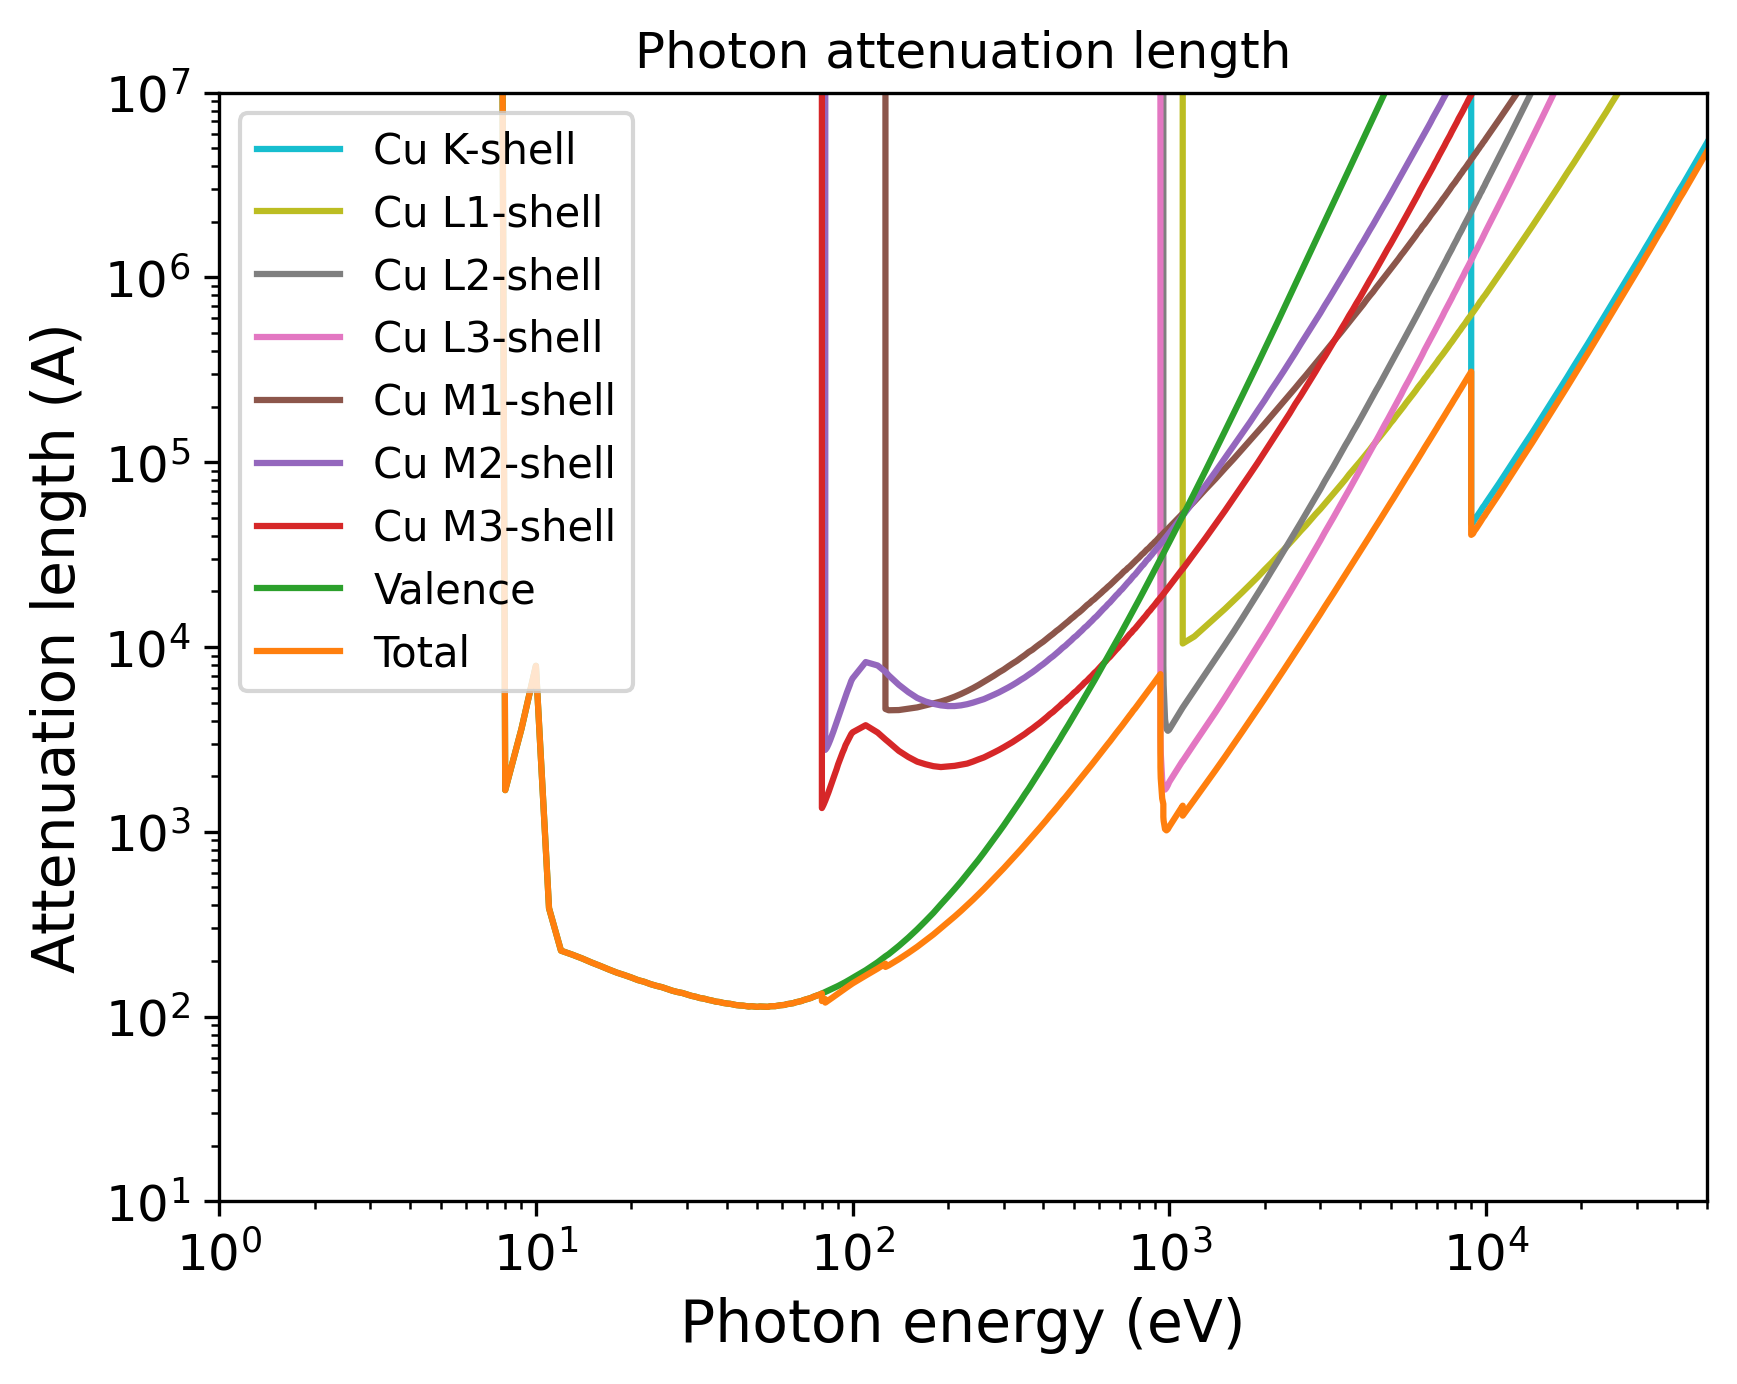

The script that saved this image:
import pandas as pd
import numpy as np
import matplotlib.pyplot as plt
import matplotlib.cm as cm
# Set the format:
plt.xlabel("Photon energy (eV)", fontsize=14)
plt.ylabel("Attenuation length (A)", fontsize=14)
plt.xticks(fontsize=12)
plt.yticks(fontsize=12)
plt.grid(False)
# Set the axes:
# Read the output file:
df = pd.read_csv(r"OUTPUT_Copper_Photon_IMFP.dat", sep=r'\s+', header=None, comment="#", skipinitialspace=True)
plt.xscale("log")
plt.yscale("log")
# Prepare the plot:
columns_to_plot = [ 1, 2, 3, 4, 5, 6, 7, 8, 9]
labels = [ "Cu K-shell", "Cu L1-shell", "Cu L2-shell", "Cu L3-shell", "Cu M1-shell", "Cu M2-shell", "Cu M3-shell", "Valence", "Total"]
# Create N distinct colors from a colormap
N = len(columns_to_plot)
colors = plt.cm.tab10(np.linspace(1, 0, 10))
# Set line styles:
linestyles = [ "-", "-", "-", "-", "-", "-", "-", "-", "-"]
for i, col in enumerate(columns_to_plot):
    color = colors[i % len(colors)]
    ls    = linestyles[i % len(linestyles)]
    label = labels[i % len(labels)]
    plt.plot(df.iloc[:, 0], df.iloc[:, col],
    color=color,
    label=label,
    linestyle=ls)
plt.xlim(1.00000000,50000.00000000)
plt.ylim(10.00000000,10000000.00000000)
plt.title("Photon attenuation length")
plt.legend(loc="best", fontsize=10)
# Save the plot in this format:
plt.savefig("OUTPUT_MFP_photon.png", dpi=300, bbox_inches="tight")
